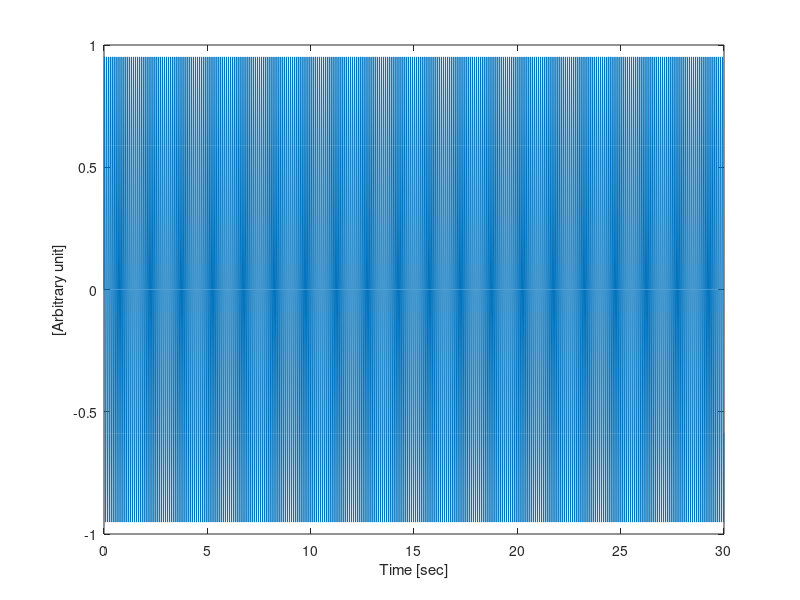
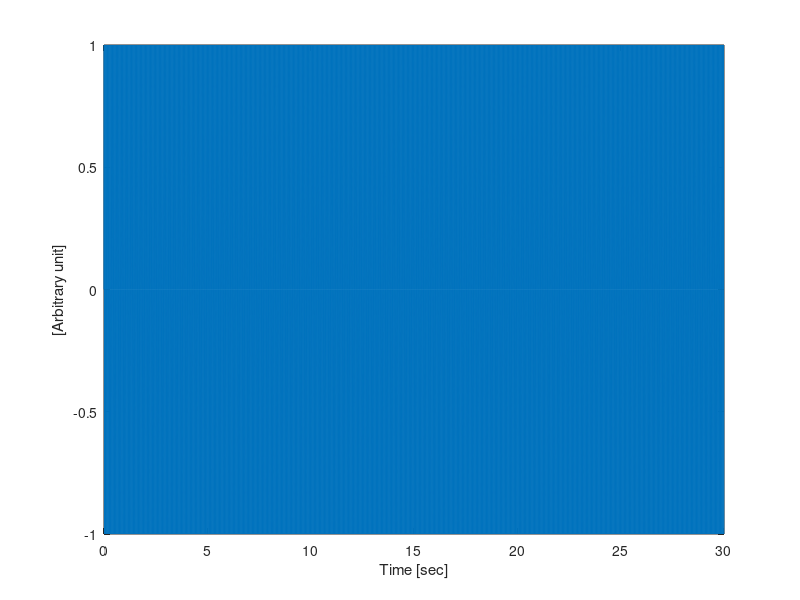
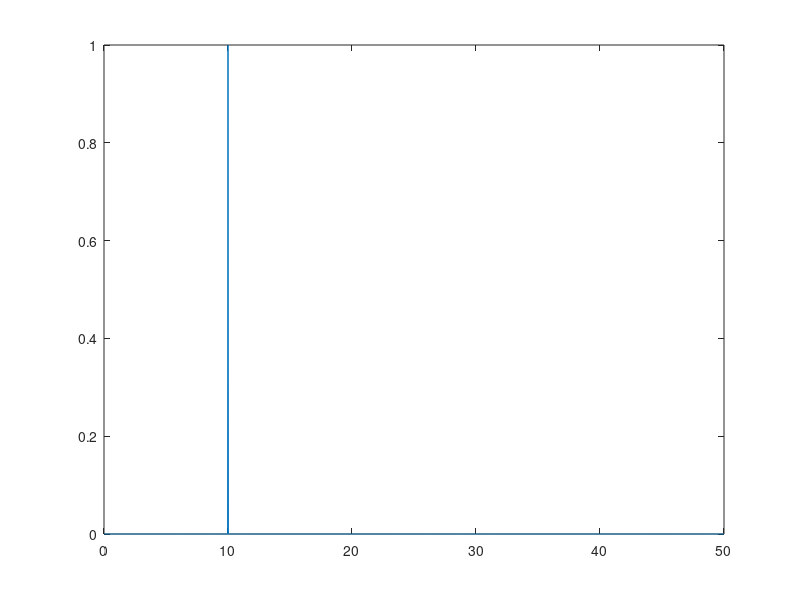
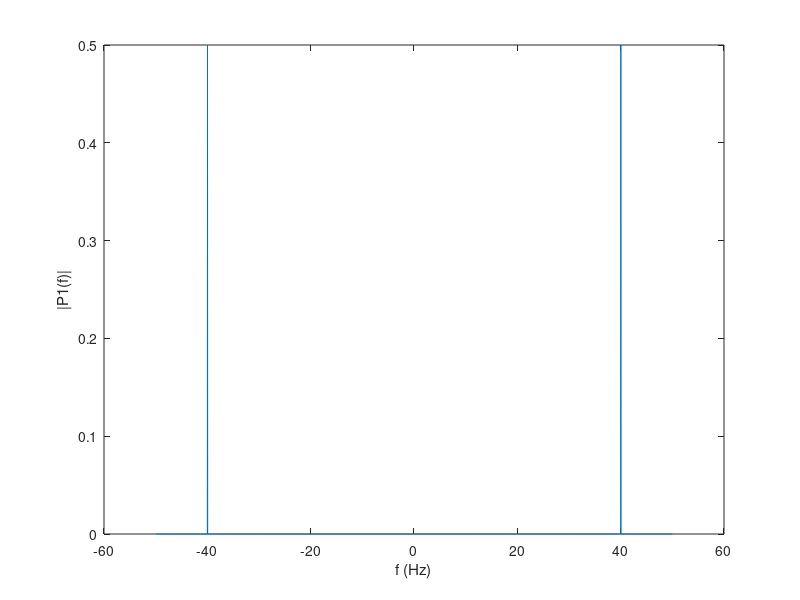

These figures' MATLAB source, in order: (Note: this script raises an error after producing the figures.)
%% Parameters
fs = 100;                       % [Hz]; sampling rate
t_length = 30;                  % [sec]; total time length (Length of signal)
time = 0:1/fs:t_length-1/fs;    % time vector
N = numel(time);                % number of data points
%% Generate 10 Hz sine waves
s1 = sin(2*pi*10*time);

figure();
plot(time, s1)
xlabel('Time [sec]')
ylabel('[Arbitrary unit]')
hold on
%% Obtain power spectral densities using fft
s1_fft = fft(s1);                   % Fast Fourier transform

P2 = abs(s1_fft/N);                 % symmetry spectrum cal
P1 = P2(1:(N/2+1));                 % spectrum cal
P1(2:end-1) = 2*P1(2:end-1);        

f1 = fs*(0:(N/2))/N;
figure()
plot(f1, P1)
xlabel('f (Hz)')                   
ylabel('|P1(f)|') 

%% and 25 Hz 
s2 = sin(2*pi*25*time);
plot(time, s2)
xlabel('Time [sec]')
ylabel('[Arbitrary unit]')
hold on

s2_ftt = fft(s2);

P_2 = abs(s1_fft/N);                 % 양방향 스펙트럼 계산
P_1 = P_2(1:(N/2+1));                % 신호길이를 기반으로 단방향 스펙트럼 계산
P_1(2:end-1) = 2*P_1(2:end-1);        

f_1 = fs*(0:(N/2))/N;
figure()
plot(f_1, P_1)

f_2 = fs*((-N/2+1):(N/2))/N;
figure()
plot(f_2, P_2)
xlabel('f (Hz)')                    % x
ylabel('|P1(f)|')                   % y

%% Raw Data - time domain
len = 0:length(data)-1;
t = len/fs;
s = data*10^6;

figure()
plot(t, s)                  
xlabel('Time [sec]')                
ylabel('[Micro Volts]')

%% Raw Data - fft-power domain
N = length(data);
xdft = fft(data*10^6);
xdft = xdft(1:N/2+1);
psdx = (1/(fs*N))*abs(xdft).^2;
psdx(2:end-1) = 2*psdx(2:end-1);
f = 0:fs/N:fs/2;

figure()
plot(f, log10(psdx))
xlabel('Frequency [Hz]')                
ylabel('Power [log(V^2)]')

figure()
plot(f, 10*log10(psdx))
xlim([1 100])
%% Raw Data - pwelch-power domain
[pxx, f] = pwelch(mat_Data.streams.raw, 15000, 800, 15000, mat_Data.fs_raw);

figure()
plot(f, log10(pxx))
xlabel('Frequency [Hz]')                
ylabel('Power [log(V^2)]')
xlim([1 100])

save('C:\Users\OWNER\Desktop\DGIST\Matlab\PSD.mat', 'pxx', 'f', 'fs', '-v7.3')


figure()
plot(f, (pxx))
xlabel('Frequency [Hz]')                
ylabel('Power [(V^2)]')
xlim([1 100])







